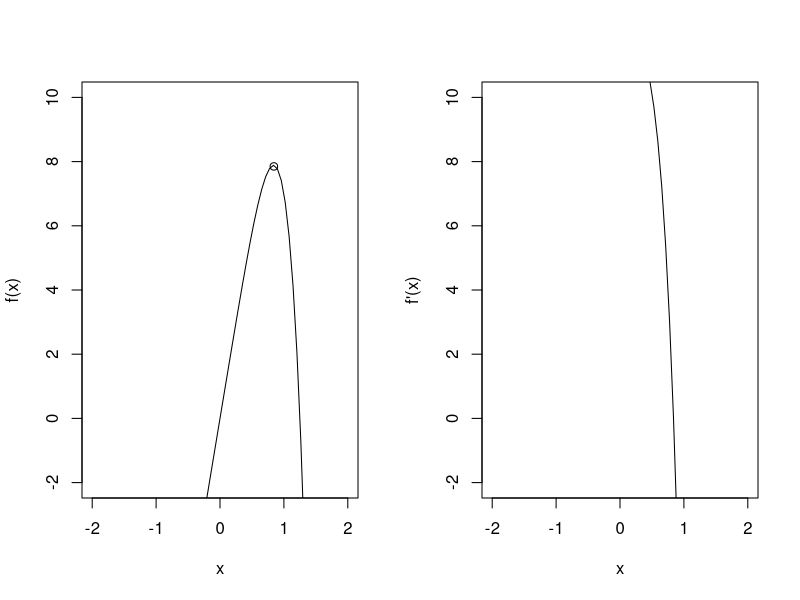

Reproduce this figure in R.
f <- function(x){
  12*x - 3*x^4 - 2*x^6
}
df <- function(x){ 
  eval(D(expression( 12*x - 3*x^4 - 2*x^6),"x"))
}
x=seq(-1,2,length=50)
par(mfcol=c(1,2))
plot(x,f(x),type='l',ylim=c(-2,10),xlim=c(-2,2),ylab="f(x)",xlab="x")
points(0.843,7.85) 
plot(x,df(x),type='l',ylab="f'(x)",xlab="x",ylim=c(-2,10),xlim=c(-2,2))

#Bi-section Algorithm
x_lower <-0.2
x_upper <- 1.2
trace <- NULL

#to calculate mid
x_mid <- (x_lower + x_upper)/2

#the algorithm
while(x_upper - x_lower >= 0.00000001){
  initial_col <- cbind(df(x_mid),x_lower,x_upper)
  if(df(x_mid) >=0){x_lower <-x_mid }
  if(df(x_mid) <=0){x_upper <- x_mid}
  x_mid <- (x_lower + x_upper)/2
  column <- cbind(initial_col,x_mid,f(x_mid))
  trace <-rbind(trace,column)
}
#e = 0.00000001

